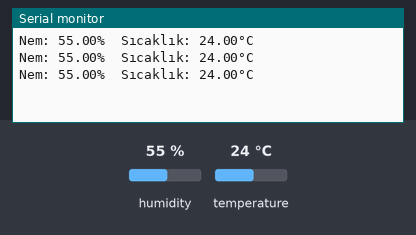
This sketch was run on a simulated Arduino Uno, built with avr-gcc and run on an emulated ATmega328P. Shown: the last lines printed to the serial monitor. The inputs (shaded band) are chosen by the test bench; at power-on: humidity 55 %, temperature 24 °C.

Above: at 2.8 s.
2.9 s: humidity set to 22 %
At 5.5 s:
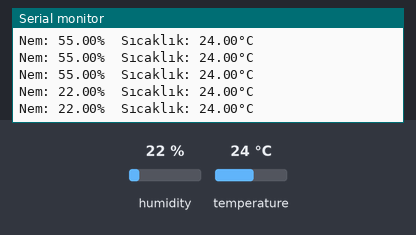
5.6 s: temperature set to 12 °C
At 6.9 s:
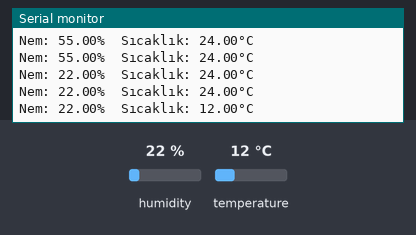
8.3 s: humidity set to 40 %
At 10.0 s:
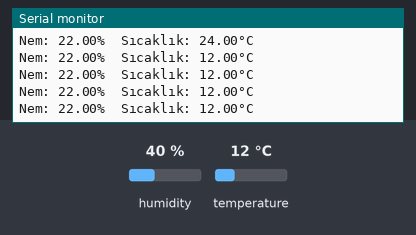
Timing chart, 0 to 11.5 s (numbered marks = the images above; inputs shaded):
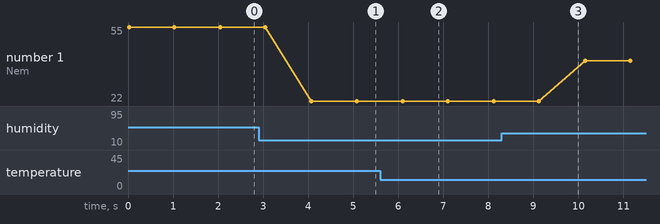

Measured:
- after the input at 2.9 s, the serial monitor: prints a new line after 1.2 s (image 1)
- after the input at 5.6 s, the serial monitor: prints a new line after 0.50 s (image 2)
- plotted number 1: 55 → 22 after the input at 2.9 s, 22 → 40 after the input at 8.3 s

The sketch:

dht11.ino
```cpp
#include <DHT.h>
#define DHTPIN 2
#define DHTTYPE DHT11

DHT dht(DHTPIN, DHTTYPE);
int a = 9600, b = 1000;
String c = "DHT okuma hatası!" , d = "Nem: " , e = "%  Sıcaklık: ", f ="°C" ;

void setup() {
  Serial.begin(a);
  dht.begin();
}
 void loop() {
    float h = dht.readHumidity(), t = dht.readTemperature();
  if (isnan(h) || isnan(t)) {
    Serial.println(c);
    return;
  }
  Serial.println(d + String(h) + e + String(t) + f);
  delay(b);
}
```
